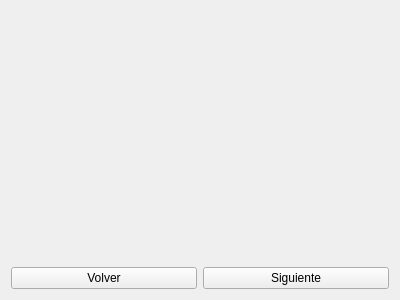
<?xml version="1.0" encoding="UTF-8"?>
<ui version="4.0">
 <class>ConfigWindowManagerClass</class>
 <widget class="QWidget" name="ConfigWindowManagerClass">
  <property name="geometry">
   <rect>
    <x>0</x>
    <y>0</y>
    <width>400</width>
    <height>300</height>
   </rect>
  </property>
  <property name="windowTitle">
   <string>ConfigWindowManager</string>
  </property>
  <layout class="QVBoxLayout" name="verticalLayout_2">
   <item>
    <layout class="QVBoxLayout" name="verticalLayout">
     <item>
      <widget class="QLabel" name="infoLabel">
       <property name="sizePolicy">
        <sizepolicy hsizetype="Minimum" vsizetype="Minimum">
         <horstretch>0</horstretch>
         <verstretch>0</verstretch>
        </sizepolicy>
       </property>
       <property name="layoutDirection">
        <enum>Qt::LeftToRight</enum>
       </property>
       <property name="text">
        <string/>
       </property>
       <property name="alignment">
        <set>Qt::AlignLeading|Qt::AlignLeft|Qt::AlignTop</set>
       </property>
      </widget>
     </item>
     <item>
      <layout class="QVBoxLayout" name="configWindowLayout"/>
     </item>
     <item>
      <layout class="QHBoxLayout" name="buttonsLayout">
       <property name="sizeConstraint">
        <enum>QLayout::SetMinimumSize</enum>
       </property>
       <item>
        <widget class="QPushButton" name="backButton">
         <property name="text">
          <string>Volver</string>
         </property>
        </widget>
       </item>
       <item>
        <widget class="QPushButton" name="nextButton">
         <property name="text">
          <string>Siguiente</string>
         </property>
        </widget>
       </item>
      </layout>
     </item>
    </layout>
   </item>
  </layout>
 </widget>
 <layoutdefault spacing="6" margin="11"/>
 <resources/>
 <connections/>
</ui>
